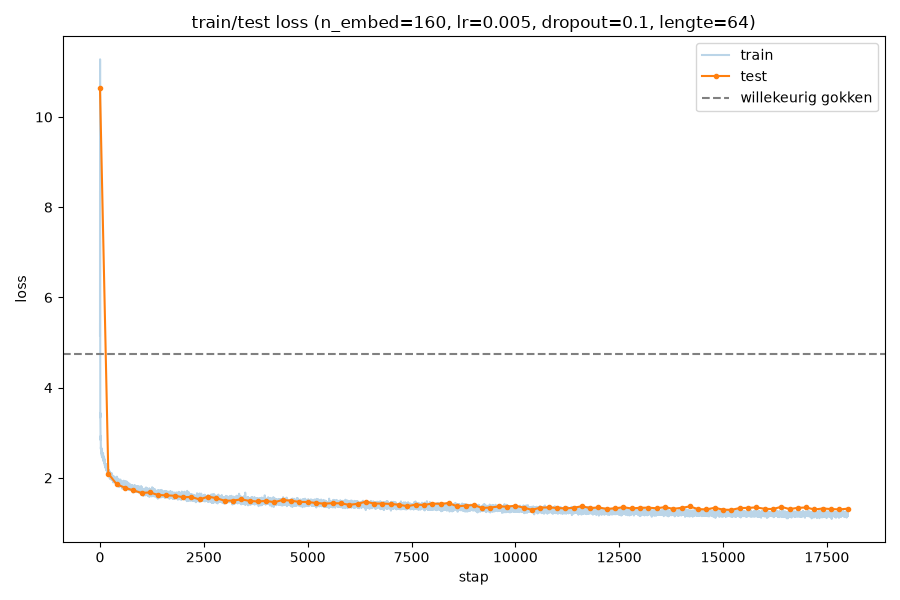

This figure's Python source:
"""Train/test loss over de training heen, voor de beste gevonden configuratie
(n_embed=160, lr=5e-3, dropout=0.1, lengte=64 - zie dropout_vgl.py).

De sweeps bewaarden alleen de eindwaarden, niet de curve per stap, dus deze
configuratie wordt hier nog eens getraind met een fijnmazige eval_interval.
Zelfde plotstijl als de train/test-plot onderaan exp.py.
"""
from pathlib import Path

import torch
import matplotlib
matplotlib.use("Agg")
import matplotlib.pyplot as plt

from exp import (train_affiniteitsmodel, APPARAAT, DATA_MAP, TEKST_BESTANDEN,
                 TRAIN_FRACTIE, CharTokenizer)

N_EMBED, LR, DROPOUT, LENGTE, N_STAPPEN = 160, 5e-3, 0.1, 64, 18000
EVAL_INTERVAL = 200  # fijner dan de 3000 uit dropout_vgl.py, voor een leesbare curve

boeken = [(n, (DATA_MAP / n).read_text(encoding="utf-8")) for n in TEKST_BESTANDEN]
tok = CharTokenizer("".join(t for _, t in boeken))
tr, te = [], []
for _, t in boeken:
    d = torch.tensor(tok.encode(t), dtype=torch.long)
    s = int(TRAIN_FRACTIE * len(d))
    tr.append(d[:s]); te.append(d[s:])
train_ids, test_ids = torch.cat(tr).to(APPARAAT), torch.cat(te).to(APPARAAT)
print(f"apparaat={APPARAAT}"
      + (f" ({torch.cuda.get_device_name(0)})" if APPARAAT.type == "cuda" else "")
      + f"  vocab={tok.vocab_size} train={len(train_ids)}\n", flush=True)

model, train_losses, test_stappen, test_losses = train_affiniteitsmodel(
    n_lagen=5, n_embed=N_EMBED, lengte=LENGTE, dropout=DROPOUT, gebruik_layernorm=True,
    lr=LR, n_stappen=N_STAPPEN, train_ids=train_ids, test_ids=test_ids, tokenizer=tok,
    eval_interval=EVAL_INTERVAL)

max_loss = torch.log(torch.tensor(float(tok.vocab_size)))
plt.figure(figsize=(9, 6))
plt.plot(range(len(train_losses)), train_losses, alpha=0.3, label="train")
plt.plot(test_stappen, test_losses, marker="o", markersize=3, label="test")
plt.axhline(max_loss.item(), color="gray", linestyle="--", label="willekeurig gokken")
plt.xlabel("stap")
plt.ylabel("loss")
plt.title(f"train/test loss (n_embed={N_EMBED}, lr={LR}, dropout={DROPOUT}, lengte={LENGTE})")
plt.legend()
plt.tight_layout()
plot_pad = Path(__file__).parent / "beste_loss.png"
plt.savefig(plot_pad)
print(f"\nplot opgeslagen: {plot_pad}", flush=True)
print(f"laatste test loss: {test_losses[-1]:.4f}", flush=True)
